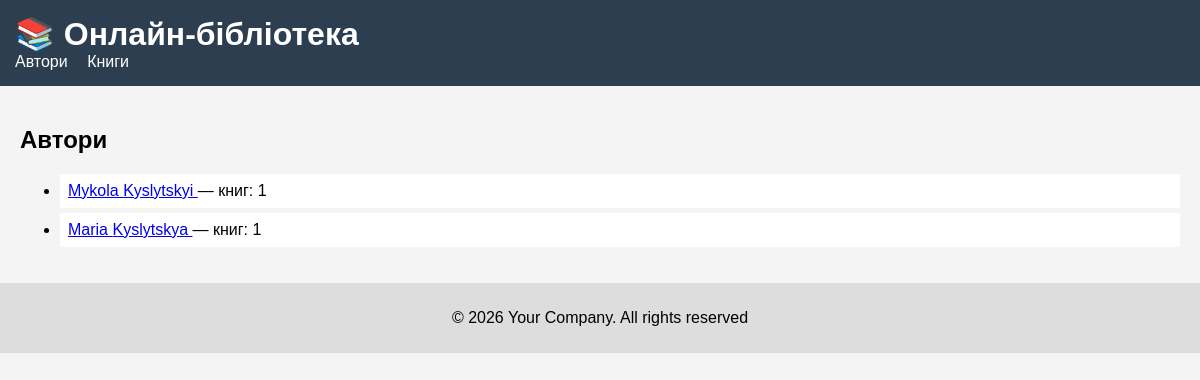
The page / on the database its author committed.
### library/models.py (models this page shows, shortened)
class Author(models.Model):
    first_name = models.CharField(max_length=100)
    last_name = models.CharField(max_length=100)
    birth_year = models.PositiveIntegerField(null=True, blank=True)
    photo = models.ImageField(
        upload_to='authors/',
        blank=True,
        null=True
    )

### library/views.py (the view)
# urls.py: path('', views.author_list, name='author_list'),
def author_list(request):
    authors = Author.objects.all()
    return render(request, 'library/author_list.html', {'authors': authors})

### library/templates/library/author_list.html
{% extends 'library/base.html' %}
{% block content %}
<h2>Автори</h2>
<ul class="list">
    {% for author in authors %}
        <li>
            <a href="{% url 'author_detail' author.pk %}">
                {{ author.first_name }} {{ author.last_name }}
            </a>
            — книг: {{ author.books.count }}
        </li>
    {% empty %}
        <li>Авторів немає</li>
    {% endfor %}
</ul>
{% endblock %}

### library/static/library/css/style.css (style rules this page uses)
body { font-family: Arial, sans-serif; margin: 0; background: #f4f4f4; }
.list li { padding: 8px; background: white; margin-bottom: 5px; }

### rows shown on the page
Author: first_name "Mykola", last_name "Kyslytskyi", books.count "1"
Author: first_name "Maria", last_name "Kyslytskya", books.count "1"
